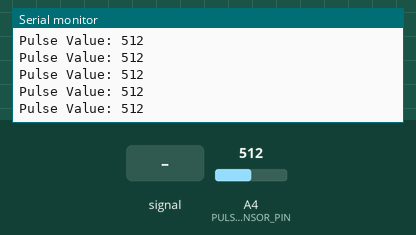
Recording of a sketch running on a simulated Arduino Uno, built with avr-gcc and run on an emulated ATmega328P. On the bench: the last lines printed to the serial monitor. Inputs (shaded band) come from the test bench; at power-on: A4 (PULSE_SENSOR_PIN) = 512.

Above: at 1.2 s.
1.3 s: A4 (PULSE_SENSOR_PIN) fed a 200 Hz sine of ±81 counts around its level
At 1.31 s:
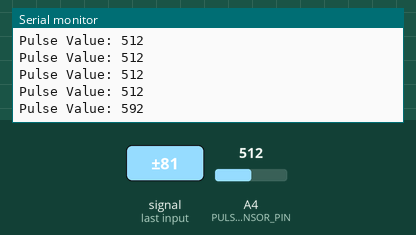
2.8 s: A4 (PULSE_SENSOR_PIN) set to 560
At 2.82 s:
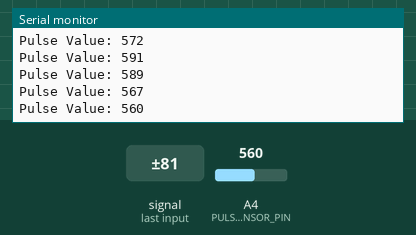
4.3 s: A4 (PULSE_SENSOR_PIN) fed a 1000 Hz sine of ±255 counts around its level
At 4.32 s:
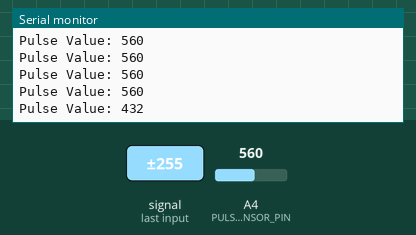
5.8 s: A4 (PULSE_SENSOR_PIN) set to 540
At 5.83 s:
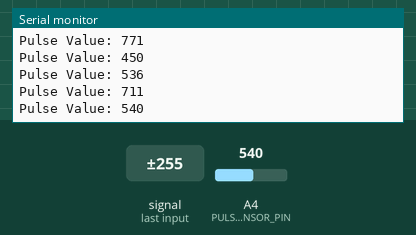
7.3 s: A4 (PULSE_SENSOR_PIN) fed a 2 Hz sine of ±306 counts around its level
At 8.74 s:
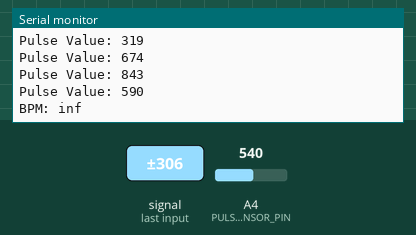
Timing chart, 0 to 10.3 s (numbered marks = the images above; inputs shaded):
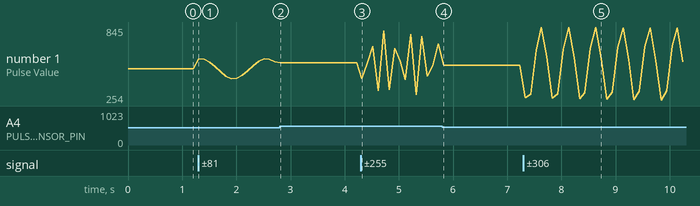

The sketch:

pulse_trail.ino
```cpp
#define PULSE_SENSOR_PIN 4  // Connect HC-SR501 OUT to D3

int pulseValue = 0;
unsigned long lastBeatTime = 0;
int beatCount = 0;
float bpm = 0.0;

void setup() {
  Serial.begin(115200);
  pinMode(PULSE_SENSOR_PIN, INPUT);
  Serial.println("Heartbeat Pulse Sensor Initialized!");
}

void loop() {
  pulseValue = analogRead(PULSE_SENSOR_PIN);  // Read pulse sensor data
  Serial.print("Pulse Value: ");
  Serial.println(pulseValue);

  if (pulseValue > 550) { // Adjust threshold based on your sensor
    unsigned long currentTime = millis();
    if (currentTime - lastBeatTime > 600) {  // Prevent false triggers
      beatCount++;
      lastBeatTime = currentTime;
    }
  }

  // Calculate BPM every 10 beats
  if (beatCount >= 10) {
    bpm = (60000.0 / (millis() - lastBeatTime)) * beatCount;
    Serial.print("BPM: ");
    Serial.println(bpm);
    beatCount = 0;  // Reset beat count
  }

  delay(100);  // Small delay to smooth readings
}
```

Measured:
- after the input at 1.3 s, the serial monitor: prints a new line at once (image 1)
- after the input at 2.8 s, the serial monitor: prints a new line at once (image 2)
- after the input at 4.3 s, the serial monitor: prints a new line at once (image 3)
- after the input at 5.8 s, the serial monitor: prints a new line at once (image 4)
- after the input at 7.3 s, the serial monitor: prints a new line at once (image 5)
- plotted number 1: 512 → 567 after the input at 1.3 s, 567 → 560 after the input at 2.8 s, 560 → 711 after the input at 4.3 s, 711 → 540 after the input at 5.8 s, 540 → 834 after the input at 7.3 s
